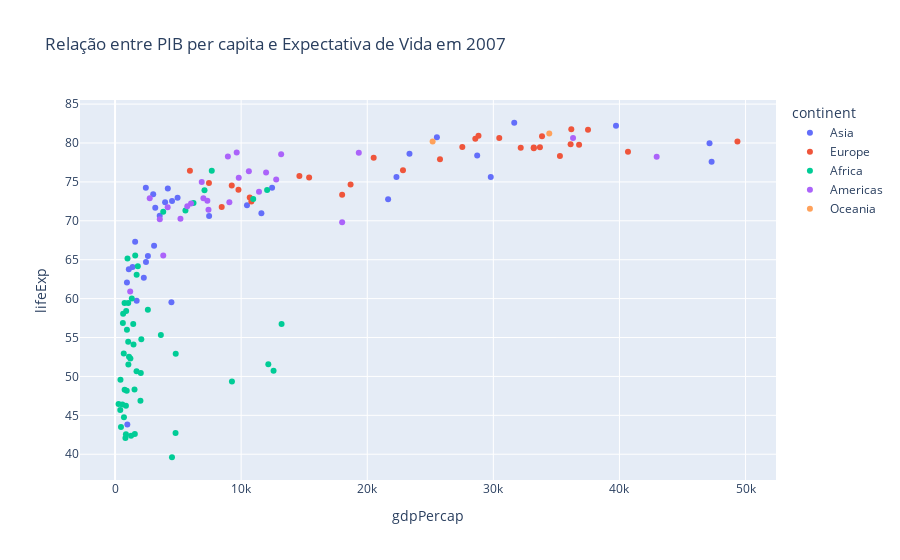

Here is the notebook cell this chart was saved with:
### Markdown cell above
### Gráfico Sobre a Relação entre PIB per capita e Expectativa de Vida em 2007

### Code cell
fig = px.scatter(df_2007, x='gdpPercap', y='lifeExp', color='continent', title='Relação entre PIB per capita e Expectativa de Vida em 2007')
fig.show()

### Figure 1 — Plotly figure (JSON) as saved in the notebook; plotly's stock layout.template omitted (floating-point values rounded to 4 significant figures)
{"data": [{"hovertemplate": "continent=Asia<br>gdpPercap=%{x}<br>lifeExp=%{y}<extra></extra>", "legendgroup": "Asia", "marker": {"color": "#636efa", "symbol": "circle"}, "mode": "markers", "name": "Asia", "orientation": "v", "showlegend": true, "type": "scatter", "x": [974.6, 29800.0, 1391.0, 1714.0, 4959.0, 39720.0, 2452.0, 3541.0, 11610.0, 4471.0, 25520.0, 31660.0, 4519.0, 1593.0, 23350.0, 47310.0, 10460.0, 12450.0, 3096.0, 944.0, 1091.0, 22320.0, 2606.0, 3190.0, 21650.0, 47140.0, 3970.0, 4185.0, 28720.0, 7458.0, 2442.0, 3025.0, 2281.0], "xaxis": "x", "y": [43.83, 75.64, 64.06, 59.72, 72.96, 82.21, 64.7, 70.65, 70.96, 59.55, 80.75, 82.6, 72.53, 67.3, 78.62, 77.59, 71.99, 74.24, 66.8, 62.07, 63.78, 75.64, 65.48, 71.69, 72.78, 79.97, 72.4, 74.14, 78.4, 70.62, 74.25, 73.42, 62.7], "yaxis": "y"}, {"hovertemplate": "continent=Europe<br>gdpPercap=%{x}<br>lifeExp=%{y}<extra></extra>", "legendgroup": "Europe", "marker": {"color": "#EF553B", "symbol": "circle"}, "mode": "markers", "name": "Europe", "orientation": "v", "showlegend": true, "type": "scatter", "x": [5937.0, 36130.0, 33690.0, 7446.0, 10680.0, 14620.0, 22830.0, 35280.0, 33210.0, 30470.0, 32170.0, 27540.0, 18010.0, 36180.0, 40680.0, 28570.0, 9254.0, 36800.0, 49360.0, 15390.0, 20510.0, 10810.0, 9787.0, 18680.0, 25770.0, 28820.0, 33860.0, 37510.0, 8458.0, 33200.0], "xaxis": "x", "y": [76.42, 79.83, 79.44, 74.85, 73.0, 75.75, 76.49, 78.33, 79.31, 80.66, 79.41, 79.48, 73.34, 81.76, 78.89, 80.55, 74.54, 79.76, 80.2, 75.56, 78.1, 72.48, 74.0, 74.66, 77.93, 80.94, 80.88, 81.7, 71.78, 79.42], "yaxis": "y"}, {"hovertemplate": "continent=Africa<br>gdpPercap=%{x}<br>lifeExp=%{y}<extra></extra>", "legendgroup": "Africa", "marker": {"color": "#00cc96", "symbol": "circle"}, "mode": "markers", "name": "Africa", "orientation": "v", "showlegend": true, "type": "scatter", "x": [6223.0, 4797.0, 1441.0, 12570.0, 1217.0, 430.1, 2042.0, 706.0, 1704.0, 986.1, 277.6, 3633.0, 1545.0, 2082.0, 5581.0, 12150.0, 641.4, 690.8, 13210.0, 752.7, 1328.0, 942.7, 579.2, 1463.0, 1569.0, 414.5, 12060.0, 1045.0, 759.3, 1043.0, 1803.0, 10960.0, 3820.0, 823.7, 4811.0, 619.7, 2014.0, 7670.0, 863.1, 1598.0, 1712.0, 862.5, 926.1, 9270.0, 2602.0, 4513.0, 1107.0, 883.0, 7093.0, 1056.0, 1271.0, 469.7], "xaxis": "x", "y": [72.3, 42.73, 56.73, 50.73, 52.3, 49.58, 50.43, 44.74, 50.65, 65.15, 46.46, 55.32, 48.33, 54.79, 71.34, 51.58, 58.04, 52.95, 56.73, 59.45, 60.02, 56.01, 46.39, 54.11, 42.59, 45.68, 73.95, 59.44, 48.3, 54.47, 64.16, 72.8, 71.16, 42.08, 52.91, 56.87, 46.86, 76.44, 46.24, 65.53, 63.06, 42.57, 48.16, 49.34, 58.56, 39.61, 52.52, 58.42, 73.92, 51.54, 42.38, 43.49], "yaxis": "y"}, {"hovertemplate": "continent=Americas<br>gdpPercap=%{x}<br>lifeExp=%{y}<extra></extra>", "legendgroup": "Americas", "marker": {"color": "#ab63fa", "symbol": "circle"}, "mode": "markers", "name": "Americas", "orientation": "v", "showlegend": true, "type": "scatter", "x": [12780.0, 3822.0, 9066.0, 36320.0, 13170.0, 7007.0, 9645.0, 8948.0, 6025.0, 6873.0, 5728.0, 5186.0, 1202.0, 3548.0, 7321.0, 11980.0, 2749.0, 9809.0, 4173.0, 7409.0, 19330.0, 18010.0, 42950.0, 10610.0, 11420.0], "xaxis": "x", "y": [75.32, 65.55, 72.39, 80.65, 78.55, 72.89, 78.78, 78.27, 72.23, 74.99, 71.88, 70.26, 60.92, 70.2, 72.57, 76.19, 72.9, 75.54, 71.75, 71.42, 78.75, 69.82, 78.24, 76.38, 73.75], "yaxis": "y"}, {"hovertemplate": "continent=Oceania<br>gdpPercap=%{x}<br>lifeExp=%{y}<extra></extra>", "legendgroup": "Oceania", "marker": {"color": "#FFA15A", "symbol": "circle"}, "mode": "markers", "name": "Oceania", "orientation": "v", "showlegend": true, "type": "scatter", "x": [34440.0, 25190.0], "xaxis": "x", "y": [81.23, 80.2], "yaxis": "y"}], "layout": {"legend": {"title": {"text": "continent"}, "tracegroupgap": 0}, "title": {"text": "Relação entre PIB per capita e Expectativa de Vida em 2007"}, "xaxis": {"anchor": "y", "domain": [0, 1], "title": {"text": "gdpPercap"}}, "yaxis": {"anchor": "x", "domain": [0, 1], "title": {"text": "lifeExp"}}}}
